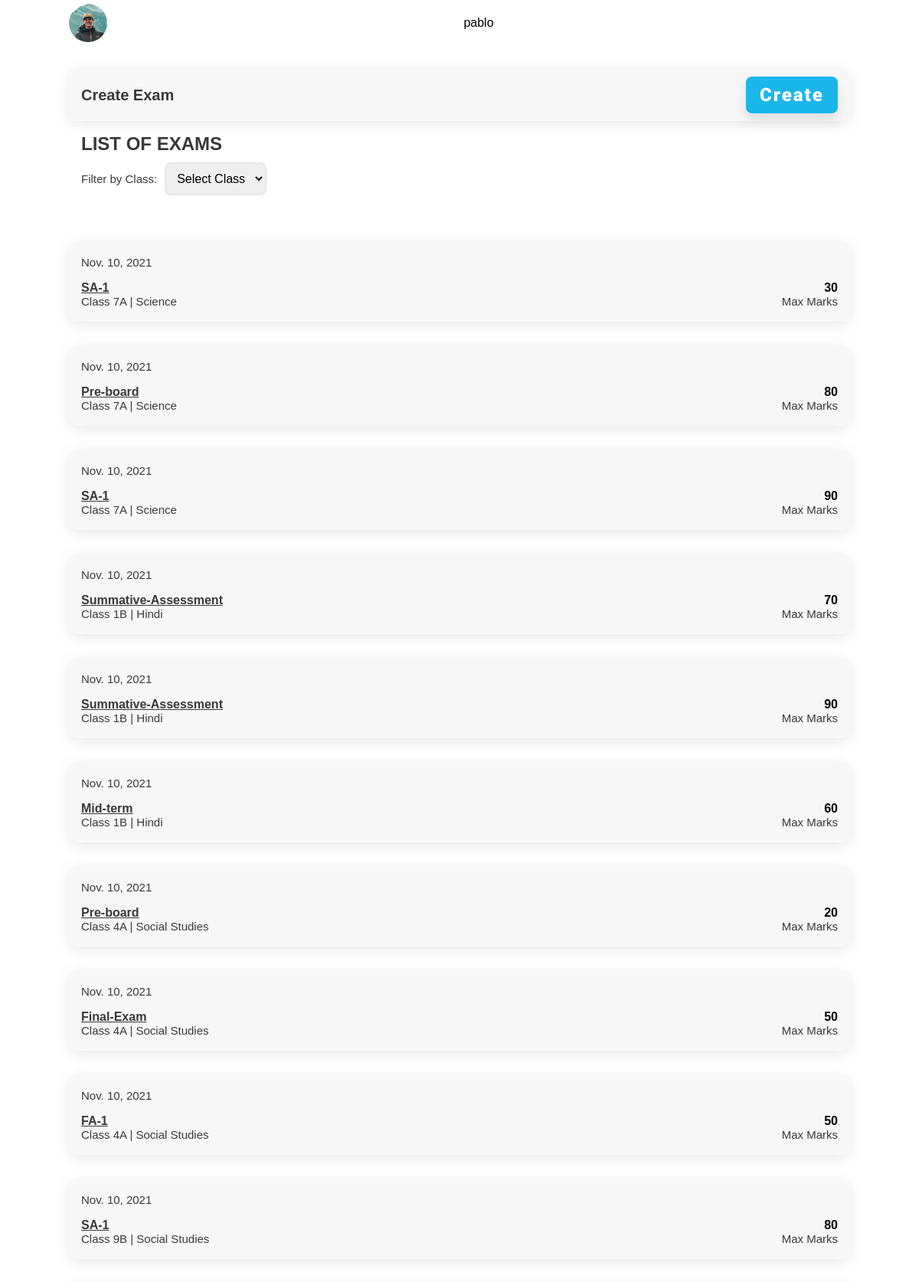
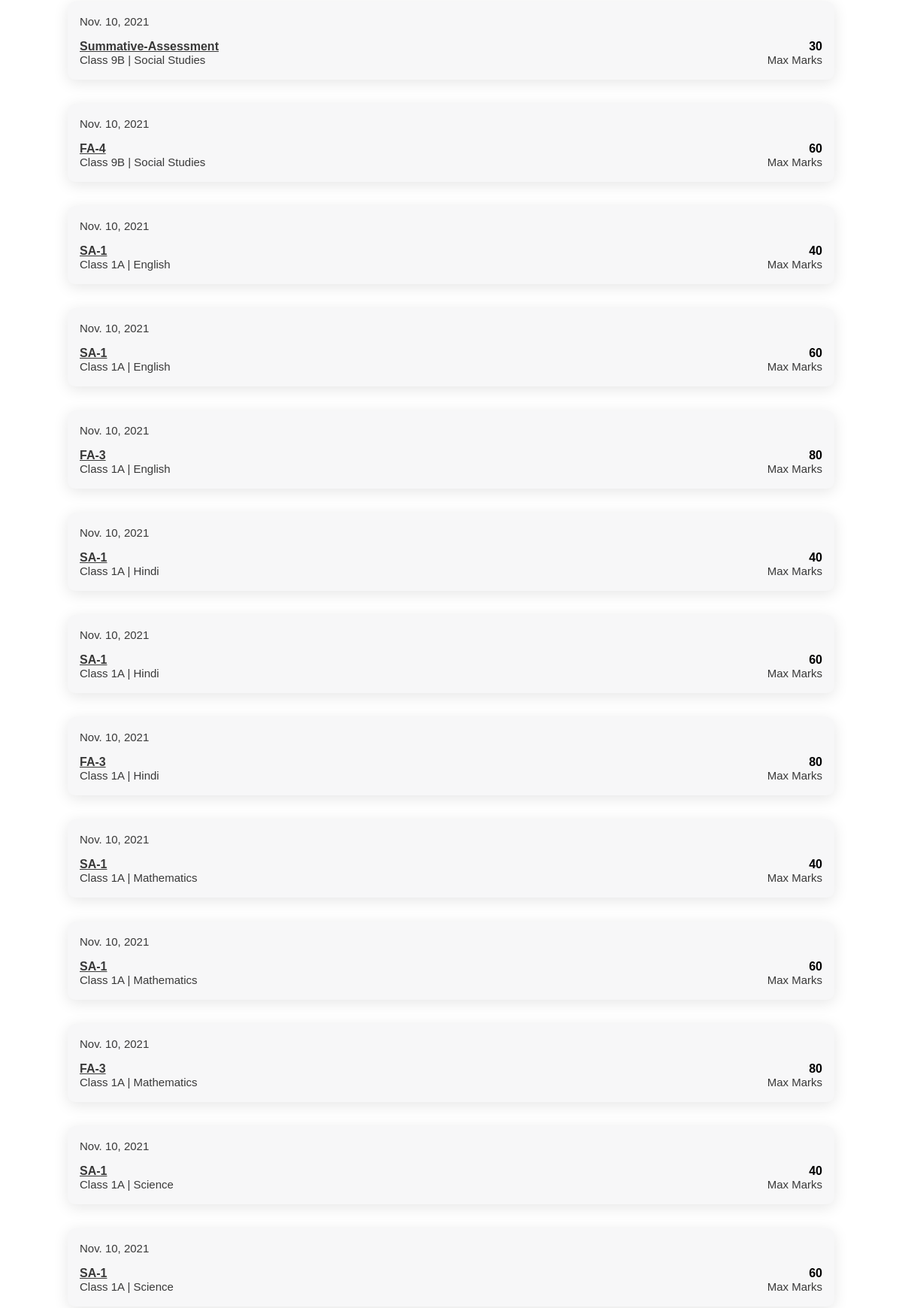
Screenshot of /exam/superadmin/ (signed in, upper part) with the database file from the repository (2 pictures, top to bottom).
### exam/models.py (models this page shows)
class ExamHeldSubject(models.Model):
    exam = models.ForeignKey(exam, on_delete=models.CASCADE)
    subject = models.ForeignKey(subject, on_delete=models.CASCADE)

class exam(models.Model):
    date = models.DateField(auto_now=True)
    name = models.CharField(max_length=100)
    max_marks = models.IntegerField()
    ms = models.BooleanField()

### teacher/models.py (models this page shows)
class subject(models.Model):
    subject = models.CharField(max_length=50)
    Class = models.ForeignKey(classSection, on_delete=models.PROTECT)
    teacher = models.ForeignKey(teacher, on_delete=models.PROTECT)

class classSection(models.Model):
    Class = models.IntegerField()
    section = models.CharField(max_length=50)
    teacher = models.OneToOneField(teacher, on_delete=models.PROTECT)

### exam/views.py (the view)
# urls.py: path('superadmin/', views.superadminExam, name='superadminExam'),
def superadminExam(request):
    superadminobj = SuperAdmin.objects.get(user = request.user)
    schoolobj = superadminobj.school
    teacher_qs = teacher.objects.filter(school = schoolobj)
    class_qs = classSection.objects.filter(teacher__in = teacher_qs).values().order_by('Class')
    subject_qs = subject.objects.filter(teacher__in = teacher_qs)
    examheld_qs = ExamHeldSubject.objects.filter(subject__in = subject_qs)
    print(len(examheld_qs))
    return render(request, 'superadminExam.html', {"exam_lst": examheld_qs, "classes": class_qs})

### templates/superadmin/superadminExam.html (shortened to what this page needs)
{% extends 'adminhome.html' %} {% load static %} {% block extra-head %}
<link rel="stylesheet" href="{% static 'css/attendance.css' %}" />
<link rel="stylesheet" href="{% static 'css/teacherExam.css' %}" />
{% endblock extra-head %} {% block content %}
<section id="start-att">
  <div class="component-back">
    <div>
      <h2>Create Exam</h2>
    </div>
    <a href="{% url 'exam:superadminCreateExam' %}"
      ><button class="btn btn-lg">Create</button></a
    >
  </div>
  <div class="exam-list-txt">
    <h1>LIST OF EXAMS</h1>
    <div class="exam-list-class-filter">
      <p>Filter by Class:</p>
      <select name="select-class" id="" onchange="submitHandler(event)">
        <option value="all" selected="">Select Class</option>
      </select>
    </div>
  </div>
</section>
<section id="home-menu">
  <div class="home-menu">
    {% for current_exam in exam_lst %}
    <div id="exam#{{ current_exam.exam.id }}" class="menu-list tech-exam-list">
      <div>
        <p>{{ current_exam.exam.date }}</p>
      </div>
      <div class="exam-data">
        <a href="script:javascript.void(0)">
          <div class="exam-desc">
            <h3 class="text-underline">{{ current_exam.exam.name }}</h3>
            <p>
              Class <span class="exam-class">{{current_exam.subject.Class.Class}}{{current_exam.subject.Class.section}}</span> |
              {{current_exam.subject.subject}}
            </p>
          </div>
        </a>
        <div class="max-marks">
          <h4>{{ current_exam.exam.max_marks }}</h4>
          <p>Max Marks</p>
        </div>
      </div>
    </div>
    {% endfor %}
  </div>
</section>
{% endblock content %}

### templates/superadmin/adminhome.html (shortened to what this page needs)
{% load static %}
<!DOCTYPE html>
<html lang="en">
{% block head %}
  <head>
    <link
      rel="stylesheet"
      href="https://cdnjs.cloudflare.com/ajax/libs/font-awesome/6.0.0-beta2/css/all.min.css"
    />
    <link rel="stylesheet" href="{% static 'css/style.css' %}" />
    {% block extra-head %}{% endblock extra-head %}
  </head>
{% endblock head %}
  <body>
    <section id="main">
    {% block nav %}
      <section id="nav">
        <nav class="top-navbar">
          <div class="profile-picture">
            <img src="{% static 'img/profile.jpg' %}" />
          </div>
          {{ user.username }}
        </nav>
      </section>
      {% endblock nav %}
      {% block content %}{% endblock content %}
    </section>
  </body>
</html>

### static/css/style.css (style rules this page uses)
:root { --dark-green: #1ab7ea; --light-green: #9cdabd; --dark-red: #fb3f4a; --light-red: #fb878e; --light-red: #2196f3; --light-grey: #f7f7f8; --dark-grey: #e7e7e8; --dark: #393939; --faded: #555555; --center-width: 85%; }
* { box-sizing: border-box; margin: 0; padding: 0; }
body { font-family: "Arial", sans-serif; -webkit-font-smoothing: antialiased; }
a { text-decoration: none; }
* { margin: 0; padding: 0; }
#main { margin: auto; margin-bottom: 60px; width: 100%; background-color: #fff; }
#nav { margin-bottom: 30px; }
.top-navbar { margin: auto; display: flex; justify-content: space-between; align-items: center; align-content: center; height: 60px; width: var(--center-width); }
.profile-picture { height: 50px; width: 50px; }
.profile-picture img { height: 100%; width: 100%; border-radius: 50px; object-fit: cover; }
.home-menu, .goto { margin: 35px auto 0; width: var(--center-width); display: flex; flex-direction: column; justify-content: space-between; }
.menu-list, .component-back { background-color: var(--light-grey); border-radius: 10px; display: flex; justify-content: space-between; align-items: center; margin: 1em 0; padding: 10px 16px; transition: all 0.5s ease 0s; box-shadow: 0px 4px 20px rgba(0, 0, 0, 0.1); }
.btn { display: inline-block; background: var(--dark-green); color: #fff; padding: 10px 15px; min-width: 120px; font-size: 1rem; text-align: center; border: none; cursor: pointer; outline: none; box-shadow: 0px 8px 15px rgba(0, 0, 0, 0.1); transition: all 0.3s ease 0s; border-radius: 8px; letter-spacing: 2px; font-family: "Roboto", sans-serif; font-weight: 900; }
.btn-lg { font-size: 1.5rem; }
p { color: var(--dark); font-size: 15px; font-weight: 300; }
h1 { color: var(--dark); text-transform: capitalize; font-size: 24px; font-weight: 600; }
h2 { color: var(--dark); text-transform: capitalize; font-size: 20px; font-weight: 600; }
h3 { color: var(--dark); font-size: 16px; font-weight: 600; }
.text-underline { text-decoration: underline; }

### static/css/attendance.css (style rules this page uses)
#start-att { width: 85%; margin: auto; }

### static/css/teacherExam.css (style rules this page uses)
.exam-list-txt { padding: 0px 16px; align-items: center; }
.exam-list-txt select { outline: none; padding: 10px; font-size: 16px; border: 2px solid var(--dark-grey); border-radius: 8px; transition: all 0.1s ease; margin: 10px; }
.exam-list-class-filter { display: flex; align-items: center; }
.tech-exam-list { flex-direction: column; }
.tech-exam-list > * { margin: 8px 0px; }
.tech-exam-list > div:nth-child(1) { align-self: baseline; }
.exam-data { display: flex; justify-content: space-between; width: 100%; text-align: right; }
.exam-desc { text-align: left; }

### rows the page displays
ExamHeldSubject: exam "Nov. 10, 2021", exam.name "SA-1", subject.Class.Class "7", subject.Class.section "A", subject.subject "Science", exam.max_marks "30"
ExamHeldSubject: exam "Nov. 10, 2021", exam.name "Pre-board", subject.Class.Class "7", subject.Class.section "A", subject.subject "Science", exam.max_marks "80"
ExamHeldSubject: exam "Nov. 10, 2021", exam.name "SA-1", subject.Class.Class "7", subject.Class.section "A", subject.subject "Science", exam.max_marks "90"
ExamHeldSubject: exam "Nov. 10, 2021", exam.name "Summative-Assessment", subject.Class.Class "1", subject.Class.section "B", subject.subject "Hindi", exam.max_marks "70"
ExamHeldSubject: exam "Nov. 10, 2021", exam.name "Summative-Assessment", subject.Class.Class "1", subject.Class.section "B", subject.subject "Hindi", exam.max_marks "90"
ExamHeldSubject: exam "Nov. 10, 2021", exam.name "Mid-term", subject.Class.Class "1", subject.Class.section "B", subject.subject "Hindi", exam.max_marks "60"
ExamHeldSubject: exam "Nov. 10, 2021", exam.name "Pre-board", subject.Class.Class "4", subject.Class.section "A", subject.subject "Social Studies", exam.max_marks "20"
ExamHeldSubject: exam "Nov. 10, 2021", exam.name "Final-Exam", subject.Class.Class "4", subject.Class.section "A", subject.subject "Social Studies", exam.max_marks "50"
ExamHeldSubject: exam "Nov. 10, 2021", exam.name "FA-1", subject.Class.Class "4", subject.Class.section "A", subject.subject "Social Studies", exam.max_marks "50"
ExamHeldSubject: exam "Nov. 10, 2021", exam.name "SA-1", subject.Class.Class "9", subject.Class.section "B", subject.subject "Social Studies", exam.max_marks "80"
ExamHeldSubject: exam "Nov. 10, 2021", exam.name "Summative-Assessment", subject.Class.Class "9", subject.Class.section "B", subject.subject "Social Studies", exam.max_marks "30"
ExamHeldSubject: exam "Nov. 10, 2021", exam.name "FA-4", subject.Class.Class "9", subject.Class.section "B", subject.subject "Social Studies", exam.max_marks "60"
ExamHeldSubject: exam "Nov. 10, 2021", exam.name "SA-1", subject.Class.Class "1", subject.Class.section "A", subject.subject "English", exam.max_marks "40"
ExamHeldSubject: exam "Nov. 10, 2021", exam.name "SA-1", subject.Class.Class "1", subject.Class.section "A", subject.subject "English", exam.max_marks "60"
ExamHeldSubject: exam "Nov. 10, 2021", exam.name "FA-3", subject.Class.Class "1", subject.Class.section "A", subject.subject "English", exam.max_marks "80"
ExamHeldSubject: exam "Nov. 10, 2021", exam.name "SA-1", subject.Class.Class "1", subject.Class.section "A", subject.subject "Hindi", exam.max_marks "40"
ExamHeldSubject: exam "Nov. 10, 2021", exam.name "SA-1", subject.Class.Class "1", subject.Class.section "A", subject.subject "Hindi", exam.max_marks "60"
ExamHeldSubject: exam "Nov. 10, 2021", exam.name "FA-3", subject.Class.Class "1", subject.Class.section "A", subject.subject "Hindi", exam.max_marks "80"
ExamHeldSubject: exam "Nov. 10, 2021", exam.name "SA-1", subject.Class.Class "1", subject.Class.section "A", subject.subject "Mathematics", exam.max_marks "40"
ExamHeldSubject: exam "Nov. 10, 2021", exam.name "SA-1", subject.Class.Class "1", subject.Class.section "A", subject.subject "Mathematics", exam.max_marks "60"
ExamHeldSubject: exam "Nov. 10, 2021", exam.name "FA-3", subject.Class.Class "1", subject.Class.section "A", subject.subject "Mathematics", exam.max_marks "80"
ExamHeldSubject: exam "Nov. 10, 2021", exam.name "SA-1", subject.Class.Class "1", subject.Class.section "A", subject.subject "Science", exam.max_marks "40"
ExamHeldSubject: exam "Nov. 10, 2021", exam.name "SA-1", subject.Class.Class "1", subject.Class.section "A", subject.subject "Science", exam.max_marks "60"

### other values shown
{{ user.username }} "pablo"
